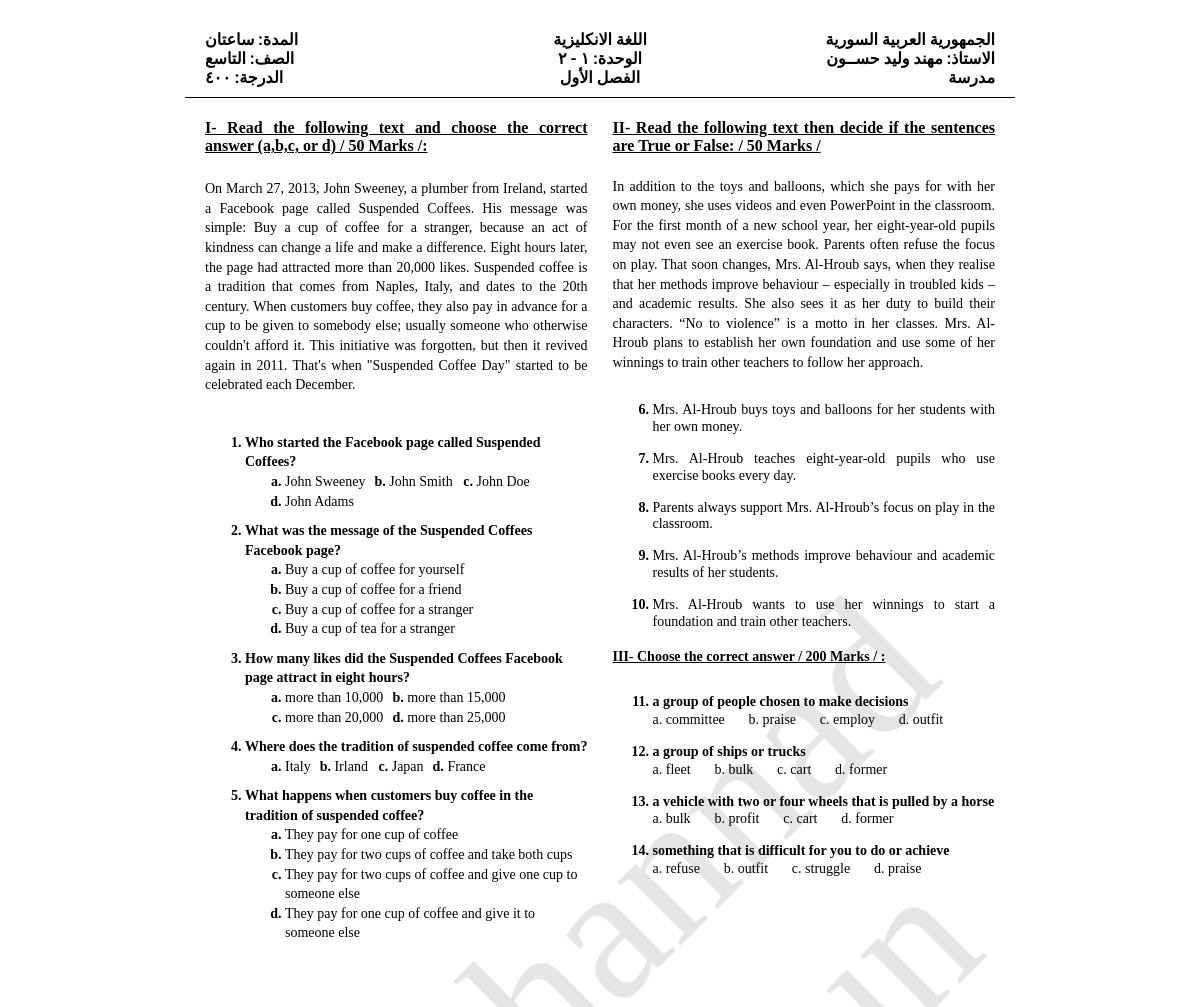
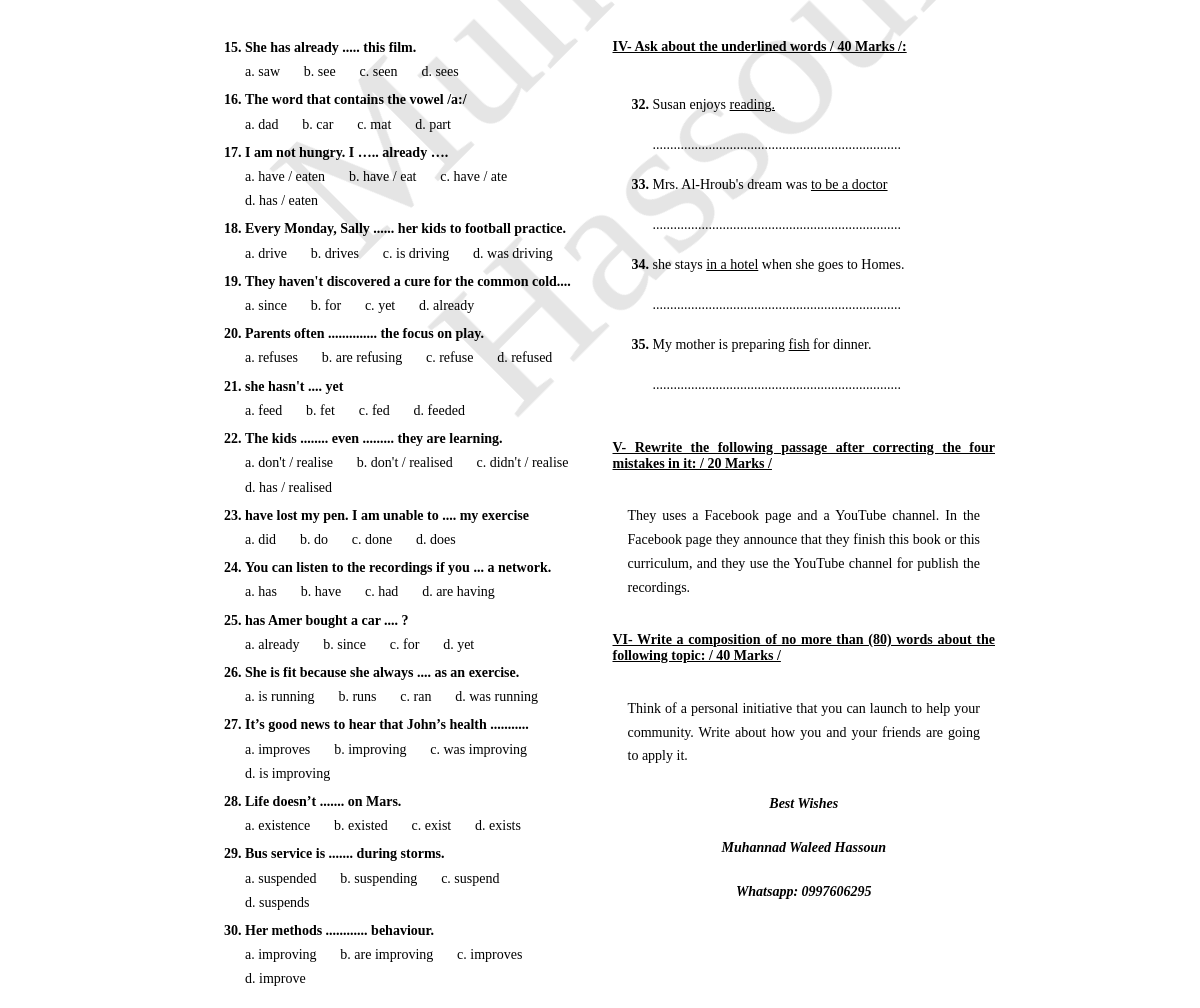
Page /9th on the committed database (2 pictures, top to bottom).
### grade9/models.py (models this page shows, shortened)
class Text(models.Model):
    text = models.TextField()
    type = models.CharField(max_length=15, choices=[("choices", "Choices"), ("tof", "True Or False")])
    chapter = models.ForeignKey(Chapter, on_delete=models.CASCADE, related_name='texts')
    marker = models.TimeField(auto_now=True)
    class Meta:
        verbose_name = "1- Text"

class TextQuestion(models.Model):
    question = models.CharField(max_length=200)
    answer_1 = models.CharField(max_length=200)
    answer_2 = models.CharField(max_length=200)
    answer_3 = models.CharField(max_length=200)
    answer_4 = models.CharField(max_length=200)
    correct_answer = models.CharField(max_length=200)
    text = models.ForeignKey(Text, on_delete=models.CASCADE)
    class Meta:
        verbose_name = "2- Choices for Text"

class TFQuestions(models.Model):
    question = models.CharField(max_length=200)
    answer = models.BooleanField()
    text = models.ForeignKey(Text, on_delete=models.CASCADE)
    class Meta:
        verbose_name = "3- True Or False Question"

class Multiples(models.Model):
    question = models.CharField(max_length=200)
    answer_1 = models.CharField(max_length=200)
    answer_2 = models.CharField(max_length=200)
    answer_3 = models.CharField(max_length=200)
    answer_4 = models.CharField(max_length=200)
    type = models.CharField(max_length=30,
                            choices=[("grammar", "Grammar"), ("phonetics", "Phonetics"), ("vocabulary", "Vocabulary")])
    correct_answer = models.CharField(max_length=200)
    chapter = models.ForeignKey(Chapter, on_delete=models.CASCADE)
    class Meta:
        verbose_name = "4- Multiple Options Question"

class MakeQuestions(models.Model):
    question = models.CharField(max_length=200)
    underlined_word = models.CharField(max_length=30)
    answer_1 = models.CharField(max_length=200)
    answer_2 = models.CharField(max_length=200, null=True, blank=True)
    chapter = models.ForeignKey(Chapter, on_delete=models.CASCADE)
    class Meta:
        verbose_name = "5- Forming Question"

class CorrectTheMistake(models.Model):
    text = models.TextField()
    error1 = models.CharField(max_length=30)
    correction1 = models.CharField(max_length=30)
    error2 = models.CharField(max_length=30)
    correction2 = models.CharField(max_length=30)
    error3 = models.CharField(max_length=30)
    correction3 = models.CharField(max_length=30)
    error4 = models.CharField(max_length=30)
    correction4 = models.CharField(max_length=30)
    chapter = models.ForeignKey(Chapter, on_delete=models.CASCADE)
    class Meta:
        verbose_name = "6- Find the mistake"

class Paragraphs(models.Model):
    paragraph = models.TextField()
    chapter = models.ForeignKey(Chapter, on_delete=models.CASCADE)
    class Meta:
        verbose_name = "7- Paragraph"

### grade9/views.py (the view)
def main(request):
    passage_with_choices = Text.objects.filter(type='choices').order_by('?').first()
    questions_for_the_first_passage = TextQuestion.objects.filter(text_id=passage_with_choices.id)[:5]
    tf_passage = Text.objects.filter(type="tof").order_by('?').first()
    questions_for_the_second_passage = TFQuestions.objects.filter(text_id=tf_passage.id)
    vocabularies = Multiples.objects.filter(type='vocabulary').order_by('?')[:4]
    grammars = Multiples.objects.filter().exclude(type="vocabulary").order_by('?')[:16]
    questions = MakeQuestions.objects.filter().order_by('?')[:4]
    correct = CorrectTheMistake.objects.filter().order_by('?').first()
    paragraph = Paragraphs.objects.filter().order_by('?').first()
    context = {'passage_with_choices': passage_with_choices,
               'questions_for_the_first_passage': questions_for_the_first_passage,
               'tf_passage': tf_passage,
               'questions_for_the_second_passage': questions_for_the_second_passage,
               'vocabularies': vocabularies,
               'grammars': grammars,
               'questions': questions,
               'correct': correct,
               'para': paragraph,
               }
    return render(request, "9thGrade/index.html", context=context)

### grade9/templatetags/custom_filtersGrade9.py (called while the page is built)
@register.filter
def underline(value, word):
    return mark_safe(value.replace(word, '<u>' + word + '</u>'))

### templates/9thGrade/index.html (shortened to what this page needs)
{% load custom_filtersGrade9 %}
{% load static %}
<!doctype html>
<html lang="en">
<head>
    <link rel="stylesheet" href="{% static 'style.css' %}?{% now "U" %}">
    <link rel="stylesheet" href="{% static 'print.css' %}?{% now "U" %}" media="print">
</head>
<body>
<div class="main">
    <div class="header">
        <div class="header_right">
            <h4 class="header_item">الجمهورية العربية السورية</h4>
            <h4 class="header_item">الاستاذ: مهند وليد حســون</h4>
            <h4 class="header_item">مدرسة</h4>
        </div>
        <div class="header_middle">
            <h4 class="header_item">اللغة الانكليزية</h4>
            <h4 class="header_item">الوحدة: ١ - ٢</h4>
            <h4 class="header_item">الفصل الأول</h4>
        </div>
        <div class="header_left">
            <h4 class="header_item">المدة: ساعتان </h4>
            <h4 class="header_item">الصف: التاسع </h4>
            <h4 class="header_item" >الدرجة: ٤٠٠ </h4>
        </div>
    </div>
    <div class="body">
        <div class="body_left">
            <h4 class="main_question lefty">I- Read the following text and choose the correct answer (a,b,c, or d) / 50 Marks /: </h4>
            <div class="body_left_up">
                <p class="text">{{ passage_with_choices.text }}</p>
            </div>
            <div class="body_left_down text">
                <ol>
                    {% for question in questions_for_the_first_passage %}
                        <li class="passage_left_question">{{ question.question }}</li>
                        <ol class="options" type="a">
                            <li>{{ question.answer_1 }}</li>
                            <li>{{ question.answer_2 }}</li>
                            <li>{{ question.answer_3 }}</li>
                            <li>{{ question.answer_4 }}</li>
                        </ol>
                    {% endfor %}
                </ol>
            </div>
        </div>
        <div class="body_right">
            <h4 class="main_question">II- Read the following text then decide if the sentences are True or False: / 50 Marks /</h4>
            <div class="body_right_up">
                <p class="text">{{ tf_passage.text }}</p>
            </div>
            <div class="body_right_down">
                <ol start="6">
                    {% for question in questions_for_the_second_passage %}
                        <li class="passage_right_question">{{ question.question }}</li>
                    {% endfor %}
                </ol>
                <h4 class="main_question">III- Choose the correct answer / 200 Marks / : </h4>
                <ol start="11">
                    {% for question in vocabularies %}
                        <li class="multy">{{ question.question }}</li>
                        <div class="options">
                            <p>a. {{ question.answer_1 }}</p>
                            <p>b. {{ question.answer_2 }}</p>
                            <p>c. {{ question.answer_3 }}</p>
                            <p>d. {{ question.answer_4 }}</p>
                        </div>
                    {% endfor %}
                </ol>
            </div>
        </div>
    </div>
    <div class="second_page">
        <div class="second_page_left">
            <ol start="15">
                {% for question in grammars %}
                    <li class="multy hatch">{{ question.question }}</li>
                    <div class="options">
                        <p>a. {{ question.answer_1 }}</p>
                        <p>b. {{ question.answer_2 }}</p>
                        <p>c. {{ question.answer_3 }}</p>
                        <p>d. {{ question.answer_4 }}</p>
                    </div>
                {% endfor %}
            </ol>
        </div>
        <div class="second_page_right">
            <h4 class="main_question">IV- Ask about the underlined words / 40 Marks /: </h4>
            <ol start="32">
                {% load custom_filtersGrade9 %}
                {% for q in questions %}
                    <li class="make_questions">{{ q.question|underline:q.underlined_word }}</li>
                    <p>.......................................................................</p>
                {% endfor %}
            </ol>
            <h4 class="main_question">V- Rewrite the following passage after correcting the four mistakes in it: / 20 Marks / </h4>
            <p class="correct_the_mistakes">{{ correct.text }}</p>
            <h4 class="main_question">VI- Write a composition of no more than (80) words about the following topic: / 40 Marks /</h4>
            <p class="correct_the_mistakes">{{ para.paragraph }}</p>
            <p class="end"><i><b>Best Wishes</b></i></p>
            <p class="end"><i><b>Muhannad Waleed Hassoun </b></i></p>
            <p class="end"><i><b>Whatsapp: 0997606295</b></i></p>
        </div>
    </div>
</div>
<div class="watermark">Muhannad Hassoun</div>
</body>
</html>

### grade9/static/style.css (style rules this page uses)
* { box-sizing: border-box; }
body { margin: 0; padding: 0; }
.main { width: 70vw; height: 20vh; background: rgb(255, 255, 255); margin: auto; padding: 0 5px; }
.header { display: flex; flex-direction: row-reverse; font-family: 'Aref Ruqaa', serif; width: 100%; }
.header_left, .header_right, .header_middle { display: flex; flex-direction: column; width: 100%; text-align: center; align-content: flex-end; padding-top: 30px; }
.header_left { text-align: left; padding-left: 20px; }
.header_right { text-align: right; padding-right: 20px; }
.header_item { margin-top: 0; margin-bottom: 0; }
.body { display: flex; flex-direction: row; text-align: justify; gap: 25px; background: white; padding-right: 20px; padding-left: 20px; }
.main_question { text-decoration: underline; }
.lefty { margin-bottom:10px; }
.text { line-height: 1.4em; font-size: 14px; }
.body_left_down { text-align: left; }
.body_right { width: 50%; }
.body_left { display: flex; flex-direction: column; width: 50%; }
.passage_left_question { font-weight: bold; padding-top: 10px; }
.body_right_down { line-height: 1.2em; font-size: 14px; text-align: justify; }
.passage_right_question:first-child { margin-top: 30px; }
.passage_right_question { margin-bottom: 15px; }
.options { display: flex; gap: 0 1.7em; flex-wrap: wrap; }
.multy { font-weight: bold; padding-top:10px; }
.options p { margin-top: 1px; padding-top: 0; margin-bottom: 5px; }
.second_page { margin-top: 2em; padding-top: 3em; display: flex; flex-direction: row; text-align: justify; page-break-before: always; font-size: 14px; gap: 25px; background: white; padding-right: 20px; padding-left: 20px; }
.second_page_left { display: flex; flex-direction: column; justify-content: space-between; line-height: 1.3em; width: 50%; }
.second_page_right { display: flex; flex-direction: column; width: 50%; }
.hatch { padding-bottom: 5px; padding-top: 5px; text-align: justify; }
.make_questions { padding: 10px 0; }
.correct_the_mistakes { padding: 0 15px; line-height: 1.7em; }
.end { text-align: center; }
.watermark { position: fixed; top: 50%; left: 50%; transform: translate(-40%, -50%) rotate(-45deg); font-size: 195px; color: black; opacity: 0.1; z-index: 9999; }
ol > li::marker { font-weight: bold; }

### grade9/static/print.css (style rules this page uses)
.main { width: 98vw; height: 10vh; margin-top: 8px; padding: 0; justify-content: center; }
.main_question { text-decoration: underline; }
.text { text-align: justify; }
.body_left_down { text-align: left; }
.passage_left_question { font-weight: bold; }
.second_page { page-break-before: always; }
.watermark { position: fixed; top: 50%; left: 50%; transform: translate(-40%, -50%) rotate(-45deg); font-size: 195px; color: black; opacity: 0.1; z-index: 9999; }

### rows in the picture
Text: text "On March 27, 2013, John Sweeney, a plumber from Ireland, started a Facebook page called Suspended Coffees. His message was simple: Buy a cup of coffee for a stranger, because an act of kindness can change a life and make a difference. Eight hours later, the page had attracted more than 20,000 likes. Suspended coffee is a tradition that comes from Naples, Italy, and dates to the 20th century. When customers buy coffee, they also pay in advance for a cup to be given to somebody else; usually someone who otherwise couldn't afford it. This initiative was forgotten, but then it revived again in 2011. That's when \"Suspended Coffee Day\" started to be celebrated each December."
TextQuestion: question "Who started the Facebook page called Suspended Coffees?", answer_1 "John Sweeney", answer_2 "John Smith", answer_3 "John Doe", answer_4 "John Adams"
TextQuestion: question "What was the message of the Suspended Coffees Facebook page?", answer_1 "Buy a cup of coffee for yourself", answer_2 "Buy a cup of coffee for a friend", answer_3 "Buy a cup of coffee for a stranger", answer_4 "Buy a cup of tea for a stranger"
TextQuestion: question "How many likes did the Suspended Coffees Facebook page attract in eight hours?", answer_1 "more than 10,000", answer_2 "more than 15,000", answer_3 "more than 20,000", answer_4 "more than 25,000"
TextQuestion: question "Where does the tradition of suspended coffee come from?", answer_1 "Italy", answer_2 "Irland", answer_3 "Japan", answer_4 "France"
TextQuestion: question "What happens when customers buy coffee in the tradition of suspended coffee?", answer_1 "They pay for one cup of coffee", answer_2 "They pay for two cups of coffee and take both cups", answer_3 "They pay for two cups of coffee and give one cup to someone else", answer_4 "They pay for one cup of coffee and give it to someone else"
Text: text "In addition to the toys and balloons, which she pays for with her own money, she uses videos and even PowerPoint in the classroom. For the first month of a new school year, her eight-year-old pupils may not even see an exercise book. Parents often refuse the focus on play. That soon changes, Mrs. Al-Hroub says, when they realise that her methods improve behaviour – especially in troubled kids – and academic results. She also sees it as her duty to build their characters. “No to violence” is a motto in her classes. Mrs. Al-Hroub plans to establish her own foundation and use some of her winnings to train other teachers to follow her approach."
TFQuestions: question "Mrs. Al-Hroub buys toys and balloons for her students with her own money."
TFQuestions: question "Mrs. Al-Hroub teaches eight-year-old pupils who use exercise books every day."
TFQuestions: question "Parents always support Mrs. Al-Hroub’s focus on play in the classroom."
TFQuestions: question "Mrs. Al-Hroub’s methods improve behaviour and academic results of her students."
TFQuestions: question "Mrs. Al-Hroub wants to use her winnings to start a foundation and train other teachers."
Multiples: question "a group of people chosen to make decisions", answer_1 "committee", answer_2 "praise", answer_3 "employ", answer_4 "outfit"
Multiples: question "a group of ships or trucks", answer_1 "fleet", answer_2 "bulk", answer_3 "cart", answer_4 "former"
Multiples: question "a vehicle with two or four wheels that is pulled by a horse", answer_1 "bulk", answer_2 "profit", answer_3 "cart", answer_4 "former"
Multiples: question "something that is difficult for you to do or achieve", answer_1 "refuse", answer_2 "outfit", answer_3 "struggle", answer_4 "praise"
Multiples: question "She has already ..... this film.", answer_1 "saw", answer_2 "see", answer_3 "seen", answer_4 "sees"
Multiples: question "The word that contains the vowel /a:/", answer_1 "dad", answer_2 "car", answer_3 "mat", answer_4 "part"
Multiples: question "I am not hungry. I ….. already ….", answer_1 "have / eaten", answer_2 "have / eat", answer_3 "have / ate", answer_4 "has / eaten"
Multiples: question "Every Monday, Sally ...... her kids to football practice.", answer_1 "drive", answer_2 "drives", answer_3 "is driving", answer_4 "was driving"
Multiples: question "They haven't discovered a cure for the common cold....", answer_1 "since", answer_2 "for", answer_3 "yet", answer_4 "already"
Multiples: question "Parents often .............. the focus on play.", answer_1 "refuses", answer_2 "are refusing", answer_3 "refuse", answer_4 "refused"
Multiples: question "she hasn't .... yet", answer_1 "feed", answer_2 "fet", answer_3 "fed", answer_4 "feeded"
Multiples: question "The kids ........ even ......... they are learning.", answer_1 "don't / realise", answer_2 "don't / realised", answer_3 "didn't / realise", answer_4 "has / realised"
Multiples: question "have lost my pen. I am unable to .... my exercise", answer_1 "did", answer_2 "do", answer_3 "done", answer_4 "does"
Multiples: question "You can listen to the recordings if you ... a network.", answer_1 "has", answer_2 "have", answer_3 "had", answer_4 "are having"
Multiples: question "has Amer bought a car .... ?", answer_1 "already", answer_2 "since", answer_3 "for", answer_4 "yet"
Multiples: question "She is fit because she always .... as an exercise.", answer_1 "is running", answer_2 "runs", answer_3 "ran", answer_4 "was running"
Multiples: question "It’s good news to hear that John’s health ...........", answer_1 "improves", answer_2 "improving", answer_3 "was improving", answer_4 "is improving"
Multiples: question "Life doesn’t ....... on Mars.", answer_1 "existence", answer_2 "existed", answer_3 "exist", answer_4 "exists"
Multiples: question "Bus service is ....... during storms.", answer_1 "suspended", answer_2 "suspending", answer_3 "suspend", answer_4 "suspends"
Multiples: question "Her methods ............ behaviour.", answer_1 "improving", answer_2 "are improving", answer_3 "improves", answer_4 "improve"
MakeQuestions: question|underline "Susan enjoys reading."
MakeQuestions: question|underline "Mrs. Al-Hroub's dream was to be a doctor"
MakeQuestions: question|underline "she stays in a hotel when she goes to Homes."
MakeQuestions: question|underline "My mother is preparing fish for dinner."
CorrectTheMistake: text "They uses a Facebook page and a YouTube channel. In the Facebook page they announce that they finish this book or this curriculum, and they use the YouTube channel for publish the recordings."
Paragraphs: paragraph "Think of a personal initiative that you can launch to help your community. Write about how you and your friends are going to apply it."
